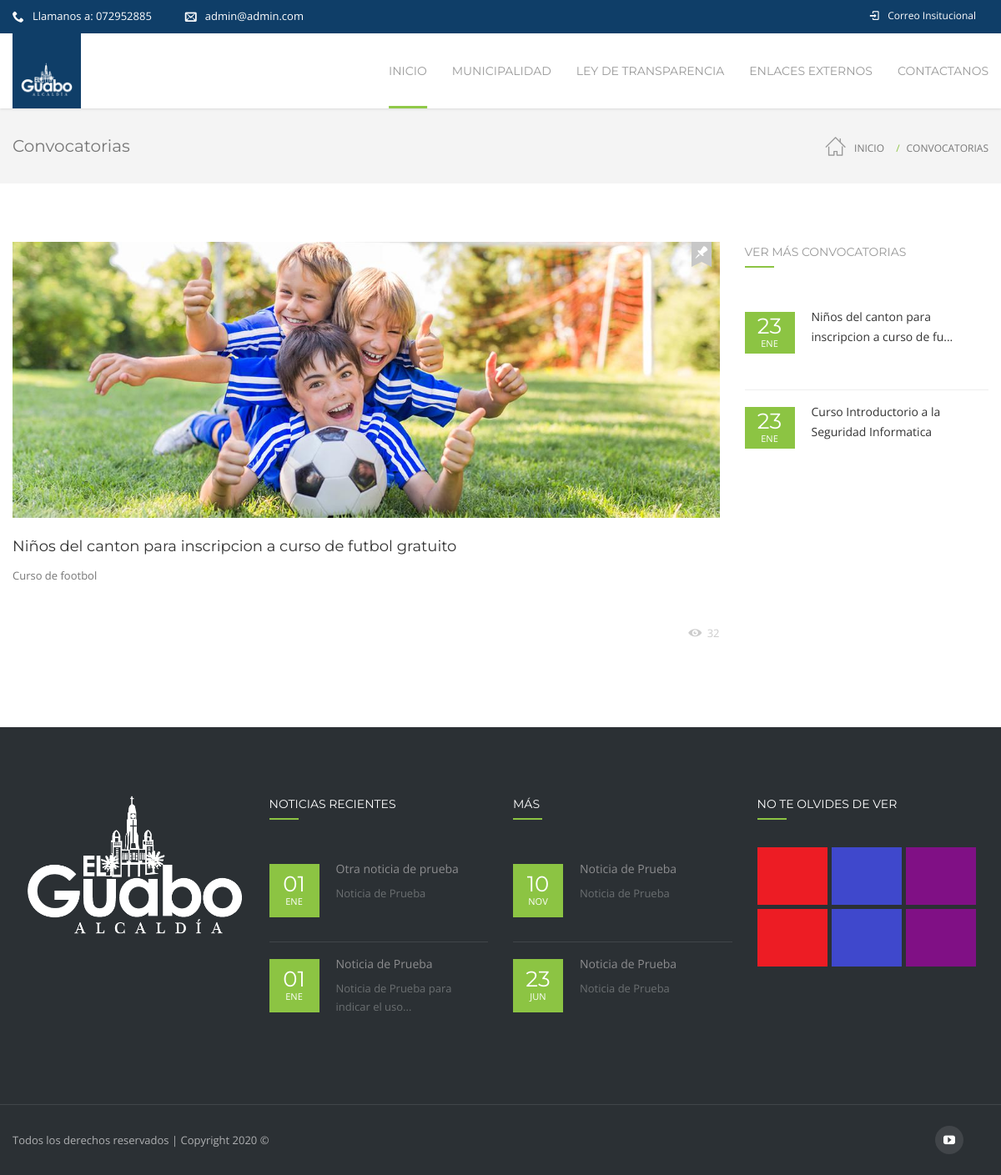
The app's page /convocatorias/ with its own data.
### Apps/Inicio/models.py (models this page shows)
class Institucion(models.Model):
    nombre= models.CharField(max_length=60)
    logo = models.ImageField(upload_to="logo",null=True,blank=True)
    direccion = models.CharField(max_length=120,null=True,blank=True)
    telefono=models.CharField(max_length=60,null=True,blank=True)
    email = models.EmailField(max_length=150,null=True,blank=True)
    mision =RichTextUploadingField(null=True,blank=True)
    vision= RichTextUploadingField(null=True,blank=True)
    objetivos = RichTextUploadingField(null=True,blank=True)
    facebook=models.CharField(max_length=200,null=True,blank=True)
    twitter=models.CharField(max_length=200,null=True,blank=True)
    google_plus=models.CharField(max_length=200,null=True,blank=True)
    youtube=models.CharField(max_length=200,null=True,blank=True)
    class Meta:
        verbose_name_plural = "1. Institución"

class Convocatorias(models.Model):
    fecha = models.DateTimeField(auto_now_add=True)
    descripcion = models.CharField(max_length=120)
    imagen = models.ImageField(null=True,blank=True)
    pagina=RichTextUploadingField()
    visitas = models.IntegerField(default=1)
    class Meta:
        verbose_name_plural="Página de convocatorias"

class Noticias(models.Model):
    fecha=models.DateTimeField()
    titulo=models.CharField(max_length=200)
    banner = models.ImageField(upload_to="noticias/banner",null=True,blank=True)
    imagen =models.ImageField(upload_to='noticias', help_text="Imagen de 585 x 480")
    descripcion_corta =models.CharField(max_length=160)
    pagina = RichTextUploadingField()
    visitas =models.IntegerField(default=1)
    class Meta:
        verbose_name_plural ="5. Noticias"

### Apps/Inicio/views.py (the view)
# urls.py: path('convocatorias/',convocatorias),
def convocatorias(request):
    institucion = Institucion.objects.first()
    try:
        ultima = Convocatorias.objects.last()
        ultima.visitas+=1
        ultima.save()
    except:
        pass
    contexto = {
        'correo': institucion.email,
        'telefono': institucion.telefono,
        'institucion':institucion,
        'logo': institucion.logo,
        'convocatoria':Convocatorias.objects.last(),
        'convocatorias':Convocatorias.objects.all().order_by('-fecha'),
        'noticias': Noticias.objects.all().order_by('-fecha'),
        'proyectos': Proyectos.objects.all(),
    }
    return render(request, 'convocatoria.html',contexto)

### templates/convocatoria.html (shortened to what this page needs)
{% extends 'home-7.html' %}
{% block contenido %}
            <div class="page-content-wrap">
                <header class="rich-header blog-header version1 icon-dark" data-parallax="false" style="">
                    <div class="container nz-clearfix">
                        <h1 style="">Convocatorias</h1>
                        <div style="color:#777777;" class="nz-breadcrumbs nz-clearfix">
                            <a href="/">Inicio</a>
                            <a href="/convocatorias/"><span class="current">Convocatorias</span></a>
                        </div>
                    </div>
                </header>
                <div class="blog-layout-wrap medium sidebar-false" id="nz-target">
                    <div class="container">
                        <section class='content nz-clearfix'>
                            <section class="main-content left">
                                <div class="blog-post">
                                    <article data-grid="ninzio_01" class="post-195 post type-post status-publish format-standard has-post-thumbnail hentry category-design tag-design tag-logo tag-repairing tag-shopping tag-smart" id="post-195">
                                        {% if convocatoria.imagen %}
                                            <div class="nz-thumbnail"><img width="870" height="570" src="/media/{{ convocatoria.imagen}}" class="attachment-full size-full wp-post-image" alt="blog1"  /></div>
                                        {% endif %}
                                        <div class="post-body"  style="padding-top: 20px">
                                            <span class="sticky-ind"></span>
                                            <h1 class="post-title">{{convocatoria.descripcion }}</h1>
                                            <div class="single-post-content">
                                                {{ convocatoria.pagina|safe }}
                                             </div>
                                            <div class="post-bottom nz-clearfix">
                                                <div class="post-views">
                                                    <span class="icon-eye4"></span> {{convocatoria.visitas}} </div>
                                            </div>
                                        </div>
                                    </article>
                                </div>
                            </section>
                            <aside class="sidebar">
                                <aside class='blog-widget-area-single widget-area'>
                                    <div id="nz-recent-posts-3" class="widget widget_nz_recent_entries">
                                        <h6 class="widget_title">Ver más Convocatorias</h6>
                                        <ul>
                                            {% for convocatoria in convocatorias %}
                                            <li class="post">
                                                <div class="post-date-custom" style="padding: 0px">
                                                    <span>{{ convocatoria.fecha|date:"d" }}</span>
                                                    <span>{{ convocatoria.fecha|date:"M" }}</span>
                                                </div>
                                                <div class="post-body">
                                                    <a class="post-title" title="{{ convocatoria.descripcion}}" href="/convocatorias/{{convocatoria.id}}">{{convocatoria.descripcion|truncatechars:50}}</a>
                                                </div>
                                            </li>
                                            {% endfor %}
                                        </ul>
                                    </div>
                                </aside>
                            </aside>
                        </section>
                    </div>
                </div>
            </div>
{% endblock %}

### templates/home-7.html (shortened to what this page needs)
<!DOCTYPE html>
<html class="no-js  blank-false " lang="es-EC">
<head>
    <link rel='stylesheet' href='/static/css/settings.css' type='text/css' media='all' />
    <link rel='stylesheet' href='/static/css/style.css' type='text/css' media='all' />
    <link rel='stylesheet' href='/static/css/js_composer.min.css' type='text/css' media='all' />
</head>
<body class="home page page-id-7 page-template page-template-page-vc page-template-page-vc-php wpb-js-composer js-comp-ver-4.11.2 vc_responsive ">
    <div id="gen-wrap">
        <div id="wrap" class="nz-wide">
            <header class="header desk version1 stuck-false top-true sl-false search-true cart-true iversion-dark effect-underline subeffect-ghost fixed-true fiversion-dark">
                <div class="header-top" style="background: #0f3e68;">
                        <div class="container nz-clearfix">
                            <div class="slogan nz-clearfix">
                                <div class="nz-bar"><span class="nz-icon none small icon-phone animate-false"></span><span class="header-top-label">Llamanos
                                </span> a: {{telefono}}</div>
                                <div class="nz-bar"><span class="nz-icon none small icon-envelope animate-false"></span>{{correo}}</div>
                            </div>
                            <nav class="header-top-menu nz-clearfix">
                                <ul class="menu">
                                    <li class="icon-login menu-item"><a href="/"><span class="mi"></span><span class="txt">Correo Insitucional</span></a></li>
                                </ul>
                            </nav>
                        </div>
                    </div>
                <div class="header-content">
                    <div class="header-body">
                        <div class="container nz-clearfix">
                            <div class="logo logo-desk">
                                <a href="/" title="El Guabo" style="background: #0f3e68; padding: 10px">
                                    <img style="max-width:149px;max-height:41px;" src="/media/{{logo}}" alt="Focuson">
                                </a>
                            </div>
                            <nav class="header-menu desk-menu nz-clearfix">
                                <ul id="header-menu" class="menu">
                                    <li class="menu-item current-menu-item menu-item-has-children" data-mm="false" data-mmc="2">
                                        <a href="/"><span class="txt">Inicio</span></a>
                                    </li>
                                    <li class="menu-item menu-item-has-children" data-mm="false" data-mmc="2">
                                        <a href="#"><span class="txt">Municipalidad</span></a>
                                    </li>
                                    <li class="menu-item menu-item-has-children" data-mm="false" data-mmc="2">
                                        <a href="#"><span class="txt">Ley de Transparencia</span></a>
                                    </li>
                                    <li class="menu-item menu-item-has-children"><a href="#"><span class="txt">Enlaces Externos</span></a>
                                    </li>
                                    <li class="menu-item menu-item-has-children" data-mm="false" data-mmc="2">
                                        <a href="/contacto/"><span class="txt">Contactanos</span></a>
                                    </li>
                                </ul>
                            </nav>
                        </div>
                    </div>
                </div>
            </header>
            <div class="page-content-wrap">
            {% block contenido %}{% endblock %}
            {% block footer %}
                <footer class='footer'>
                    <div class="footer-widget-area nz-clearfix">
                        <div class="container">
                            <aside class="footer-widget-area widget-area nz-clearfix">
                                <div id="text-2" class="widget widget_text">
                                    <div class="textwidget"><img src="/media/{{ logo }}" alt="Focuson">
                                        <div class="gap nz-clearfix" style="height:35px">&nbsp;</div>
                                        <div class="gap nz-clearfix" style="height:25px">&nbsp;</div></div>
                                </div>
                                <div id="nz-recent-posts-2" class="widget widget_nz_recent_entries">
                                    <h6 class="widget_title">Noticias Recientes</h6>
                                    <ul>
                                        {% for noticia in noticias %}
                                            {% if forloop.counter <= 2 %}
                                                <li class="post">
                                                    <div class="post-date-custom"><span>{{noticia.fecha|date:"d"}}</span><span>{{noticia.fecha|date:"M"}}</span></div>
                                                    <div class="post-body">
                                                        <a class="post-title" href="/noticias_/{{ noticia.id }}/{{noticia.fecha|date:"m"}}">{{noticia.titulo}}</a>
                                                        <div class="widget-post-category">{{ noticia.descripcion_corta|truncatechars:40 }}</div>
                                                    </div>
                                                </li>
                                            {% endif %}
                                        {% endfor %}
                                    </ul>
                                </div>
                                <div id="nz-recent-posts-2" class="widget widget_nz_recent_entries">
                                <h6 class="widget_title"> Más</h6>
                                    <ul>
                                        {% for noticia in noticias %}
                                            {% if forloop.counter > 2 and forloop.counter <= 4 %}
                                                <li class="post">
                                                    <div class="post-date-custom"><span>{{noticia.fecha|date:"d"}}</span><span>{{noticia.fecha|date:"M"}}</span></div>
                                                    <div class="post-body">
                                                        <a class="post-title" href="/noticias_/{{ noticia.id }}/{{noticia.fecha|date:"m"}}">{{noticia.titulo}}</a>
                                                        <div class="widget-post-category">{{ noticia.descripcion_corta|truncatechars:40 }}</div>
                                                    </div>
                                                </li>
                                            {% endif %}
                                        {% endfor %}
                                    </ul>
                                </div>
                                <div id="mailchimp-4" class="widget widget_mailchimp">
                                    <h6 class="widget_title">No te olvides de ver</h6>
                                    <div class="recent-projects nz-clearfix">
                                        {% for proyecto in proyectos %}
                                        <div class="post nz-clearfix">
                                            <a href="/proyecto/{{proyecto.id}}" title="Jurong Hub">
                                                <div class="nz-thumbnail">
                                                </div>
                                            </a>
                                        </div>
                                        {% endfor %}
                                    </div>
                                </div>
                            </aside>
                        </div>
                    </div>
                    <div class="footer-info-area nz-clearfix">
                        <div class="container">
                            <div class="footer-copyright nz-clearfix">
                                Todos los derechos reservados | Copyright 2020 ©
                            </div>
                            <div class="social-links">
                                {% if institucion.youtube %}
                                <a class="icon-youtube" href="{{ institucion.youtube }}" title="youtube" target="_blank"></a>
                                {% endif %}
                            </div>
                        </div>
                    </div>
                </footer>
            {% endblock %}
            </div>
        </div>
    </div>
</body>
</html>

### static/css/header-im.css (style rules this page uses)
.icon-login>a>.mi:before { content:"\e8b9"; }

### records on screen
Institucion: telefono "072952885", email "admin@admin.com", logo (picture)
Convocatorias: imagen (picture), descripcion "Niños del canton para inscripcion a curso de futbol gratuito", pagina "Curso de footbol", visitas "32", fecha "23", fecha "ENE", descripcion "Niños del canton para inscripcion a curso de fu..."
Convocatorias: fecha "23", fecha "ENE", descripcion "Curso Introductorio a la Seguridad Informatica"
Noticias: fecha "01", fecha "ENE", titulo "Otra noticia de prueba", descripcion_corta "Noticia de Prueba"
Noticias: fecha "01", fecha "ENE", titulo "Noticia de Prueba", descripcion_corta "Noticia de Prueba para indicar el uso..."
Noticias: fecha "10", fecha "NOV", titulo "Noticia de Prueba", descripcion_corta "Noticia de Prueba"
Noticias: fecha "23", fecha "JUN", titulo "Noticia de Prueba", descripcion_corta "Noticia de Prueba"
